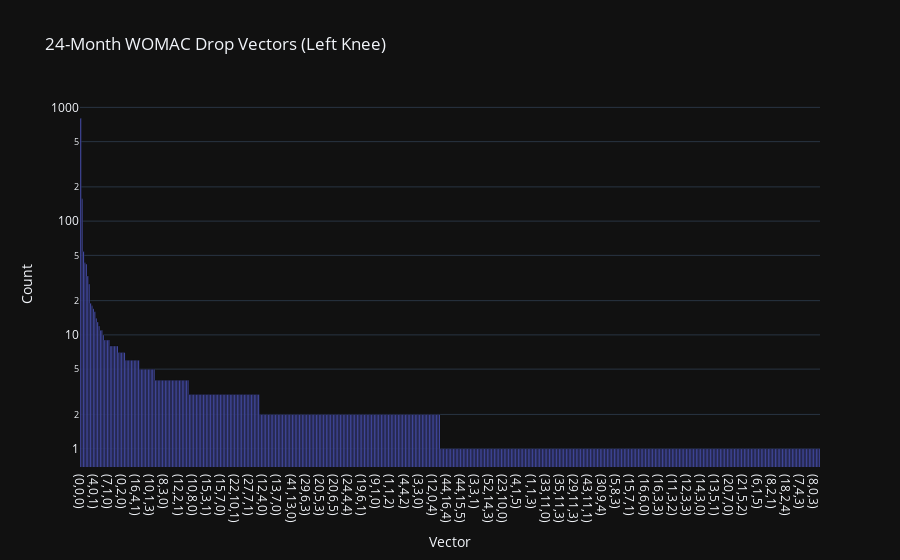
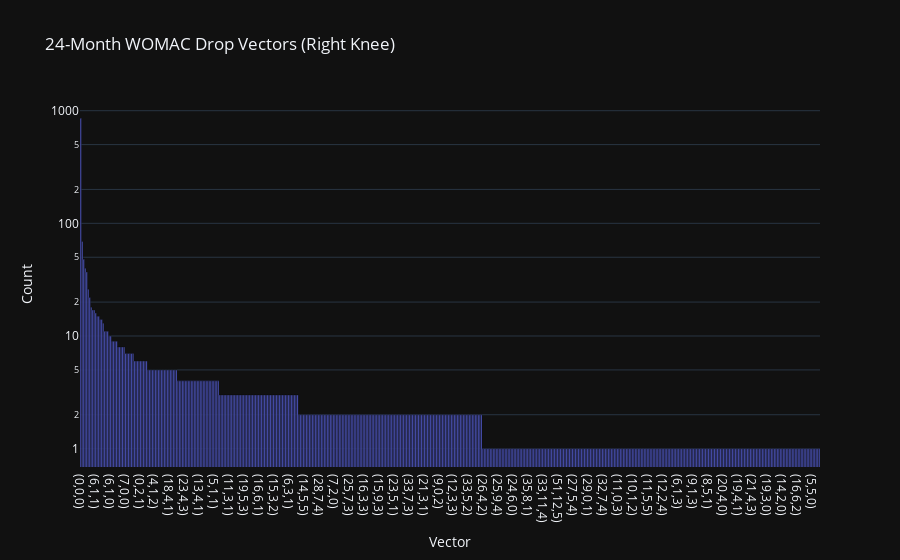

These figures' notebook cell, in order:
### Code cell
from scripts.womac.womac_distribution import v03_womac_drop_vectors_left_chart, v03_womac_drop_vectors_right_chart

v03_womac_drop_vectors_left_chart.show()
v03_womac_drop_vectors_right_chart.show()

### Figure 1 — Plotly figure (JSON) as saved in the notebook; plotly's stock layout.template omitted (floating-point values rounded to 4 significant figures; data arrays with more than 128 entries replaced by an {"elided": "..."} marker saying what was removed)
{"data": [{"hovertemplate": "Vector=%{x}<br>Count=%{y}<extra></extra>", "legendgroup": "", "marker": {"color": "#636efa", "pattern": {"shape": ""}}, "name": "", "orientation": "v", "showlegend": false, "textposition": "auto", "x": {"elided": "524 str values"}, "xaxis": "x", "y": {"elided": "524 int values"}, "yaxis": "y", "type": "bar"}], "layout": {"xaxis": {"anchor": "y", "domain": [0.0, 1.0], "title": {"text": "Vector"}}, "yaxis": {"anchor": "x", "domain": [0.0, 1.0], "title": {"text": "Count"}, "type": "log"}, "legend": {"tracegroupgap": 0}, "title": {"text": "24-Month WOMAC Drop Vectors (Left Knee)"}, "barmode": "relative"}}

### Figure 2 — Plotly figure (JSON) as saved in the notebook; plotly's stock layout.template omitted (floating-point values rounded to 4 significant figures; data arrays with more than 128 entries replaced by an {"elided": "..."} marker saying what was removed)
{"data": [{"hovertemplate": "Vector=%{x}<br>Count=%{y}<extra></extra>", "legendgroup": "", "marker": {"color": "#636efa", "pattern": {"shape": ""}}, "name": "", "orientation": "v", "showlegend": false, "textposition": "auto", "x": {"elided": "495 str values"}, "xaxis": "x", "y": {"elided": "495 int values"}, "yaxis": "y", "type": "bar"}], "layout": {"xaxis": {"anchor": "y", "domain": [0.0, 1.0], "title": {"text": "Vector"}}, "yaxis": {"anchor": "x", "domain": [0.0, 1.0], "title": {"text": "Count"}, "type": "log"}, "legend": {"tracegroupgap": 0}, "title": {"text": "24-Month WOMAC Drop Vectors (Right Knee)"}, "barmode": "relative"}}
